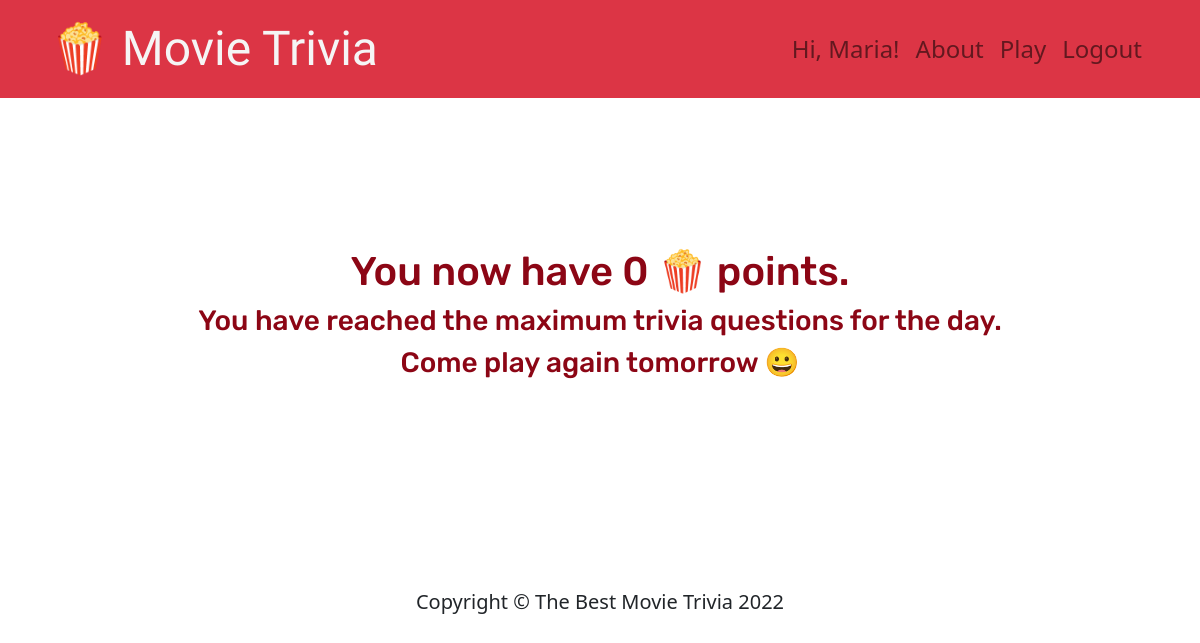
The app's page /goodbye (signed in), older data.
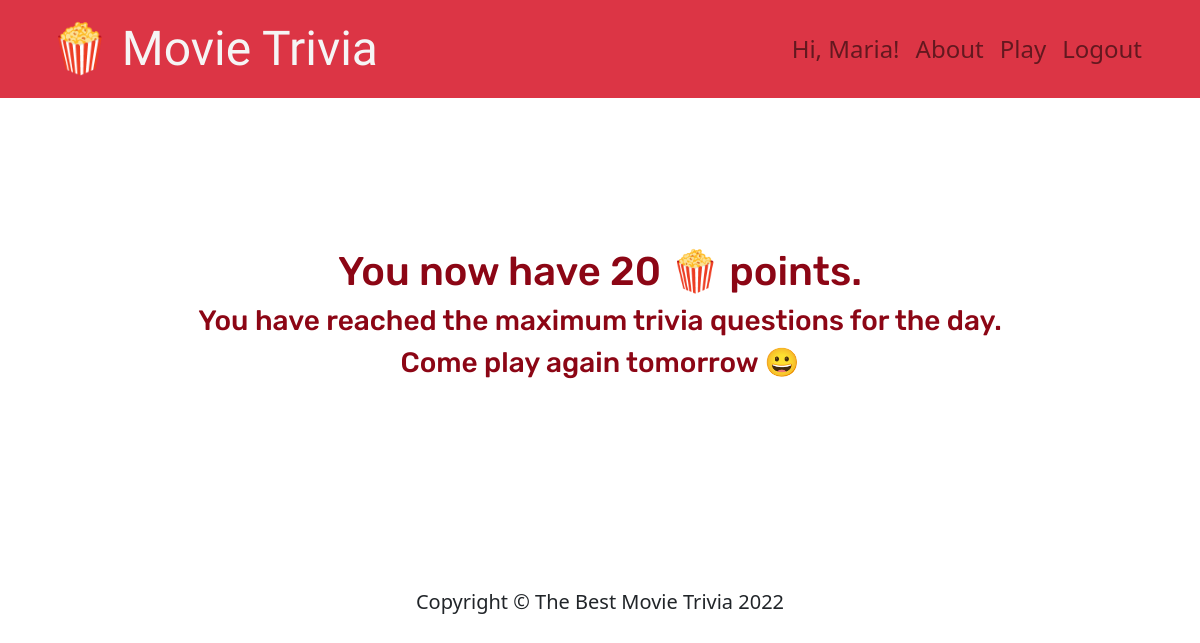
The same page, newer data.
### main.py (models this page shows)
class Player(db.Model, UserMixin):
    id = db.Column(db.Integer, primary_key=True)
    first_name = db.Column(db.String(30), db.CheckConstraint('first_name > 0'), nullable=False)
    last_name = db.Column(db.String(30), db.CheckConstraint('last_name > 0'), nullable=False)
    email_address = db.Column(db.String(50), unique=True, nullable=False)
    password = db.Column(db.String(), db.CheckConstraint('password > 0'), unique=True, nullable=False)
    points = db.Column(db.Integer, default=0)

### main.py (the view)
@app.route('/goodbye')
def goodbye():
    return render_template("goodbye.html")

### main.py (called while the page is built)
@login_manager.user_loader
def load_user(user_id):
    return Player.query.get(user_id)

### templates/goodbye.html (shortened to what this page needs)
<!DOCTYPE html>
<html lang="en">
<head>
{% include "header.html" %}
<body>
<div class="goodbye-body">
    <h1> You now have {{ current_user.points }} 🍿 points. </>
<h3> You have reached the maximum trivia questions for the day. </h3>
  <h3> Come play again tomorrow 😀 </h3>
</div>
{% include "footer.html" %}
</body>
</html>

### templates/header.html (shortened to what this page needs)
<!DOCTYPE html>
<html lang="en">
<head>
  <link href="https://cdn.jsdelivr.net/npm/bootstrap@5.2.0/dist/css/bootstrap.min.css" rel="stylesheet"
>
  <link rel="stylesheet" href="/static/css/styles.css">
</head>
<body>
<nav class="navbar navbar-expand-lg navbar-light bg-danger">
  <a class="navbar-brand" href="/">🍿 Movie Trivia </a>
  <div class="collapse navbar-collapse" id="navbarResponsive">
    <ul class="navbar-nav ml-auto">
      {% if current_user.is_authenticated %}
      <li class="nav-item">
        <a href="" class="nav-link"> Hi, {{ current_user.first_name }}!</a>
      </li>
      <li class="nav-item">
        <a class="nav-link" href="/about">About</a>
      </li>
      <li class="nav-item">
        <a class="nav-link" href="/play">Play</a>
      </li>
      <li class="nav-item">
        <a class="nav-link" href="/logout">Logout</a>
      </li>
      {% endif %}
    </ul>
  </div>
</nav>
</body>

Row changes from the older to the newer data that the page shows:
changed Player "Maria": points "0" → "20"
